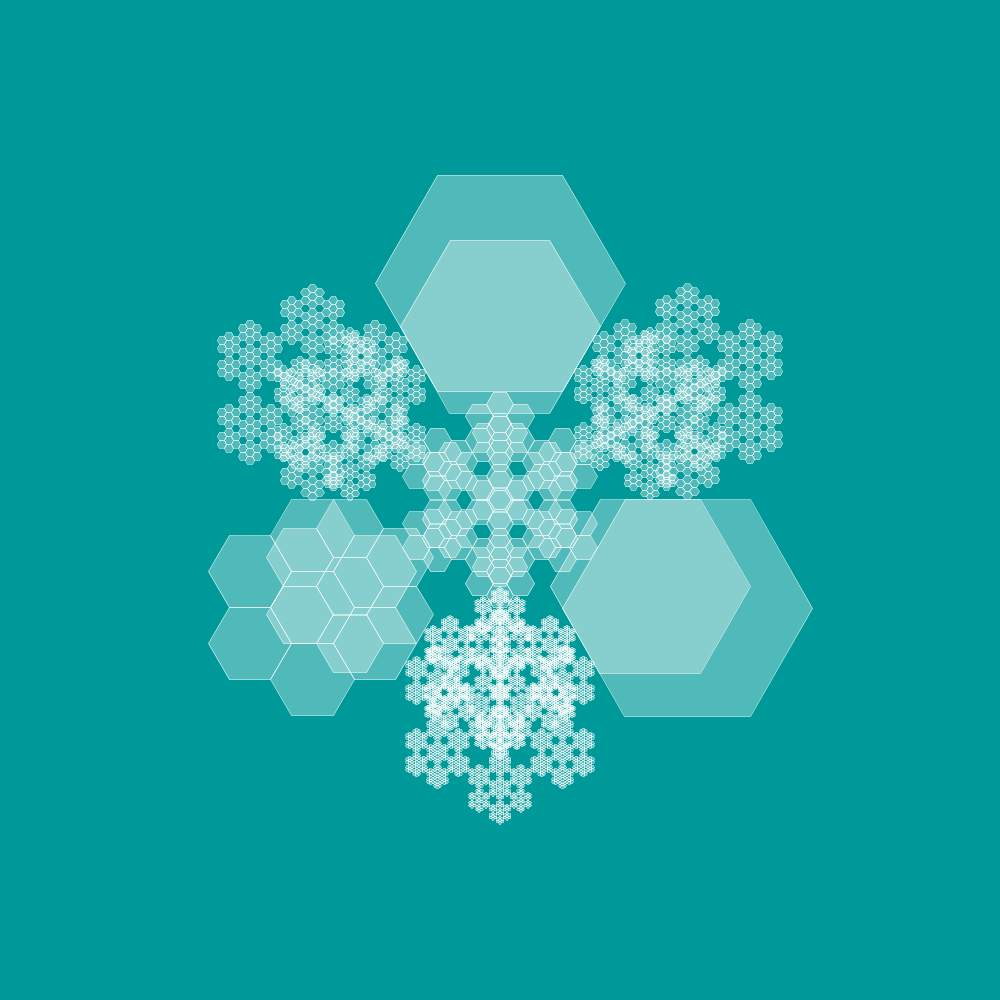
Frame 1 (no input)
Frame 60 (the mouse pressed at the canvas centre just before this capture): identical to frame 1, image omitted
Frame 120 (the mouse held since frame 60 and released just before this capture): identical to frame 1, image omitted

The Processing sketch that drew this single still picture (run headless with seeded random() and noise(); from frame 60 on, the mouse is pressed at the canvas centre):

// Processing sketch: Hexagon14fun2
// ── Hexagon14fun2.pde
float theta;
float inCircR = 86.6;
float inCircR2 = 173.2;
float dist = 150;
float r = 100;
float b = 1;
float c;
void setup(){
    size(1000,1000);
      background(0,153,153);
        translate(width/2,height/2);
callpol(1);
}
 void callpol(float c){       
fractal(0,0,100/c, 3);
fractal(-150/c, 86.2/c,100/c,2);
fractal(-150/c,-86.2/c ,100/c, 4);
fractal(0,173.2/c, 100/c, 5);
fractal( 0, -173.2/c, 100/c, 1);
fractal(150/c, 86.6/c,100/c, 1);
fractal(150/c,-86.6/c, 100/c, 4);

}
void draw(){

}


void polygon(float x, float y, float radius) {
  float angle = TWO_PI / 6;
    fill(255,255,255,80);
stroke(255);
strokeWeight(0.5);
  beginShape();

  for (float a = 0; a < TWO_PI; a += angle) {

    float sx = x + cos(a) * radius;
    float sy = y + sin(a) * radius;
    vertex(sx, sy);
  }
  endShape(CLOSE);
    beginShape();
    for (float a = 0; a < TWO_PI; a += angle) {

    float sx = (x + cos(a) * radius)/0.8;
    float sy = (y + sin(a) * radius)/0.8;
    vertex(sx, sy);
  }
  endShape(CLOSE);
}

void fractal(float x, float y, float r, float n){
      
      if(n == 1){
 
         polygon(x,y,r);
  
      }
      else{
      
      float r2 = (r/3);

     fractal(x,y,r2,n-1);
     fractal(x+r/2,y+r/3.48,r2,n-1);
     fractal(x-r/2,y+r/3.48,r2,n-1);
     fractal(x+r/2,y-r/3.48,r2,n-1);
     fractal(x-r/2,y-r/3.48,r2,n-1);
     fractal(x,y+r/1.74,r2,n-1);
     fractal(x,y-r/1.74,r2,n-1);
  
  
      // 1
      // 0,0, 
      // 2
      //-150, 86.2, 
      // 3
      //-150,-86.2, 
      // 4
      // 0,173.2, 
      // 5
      // 0, -173.2, 
      // 6
      // 150, 86.6, 
      // 7
      // 150,-86.6, 
      // 100, 5);
          
    }
}
  
